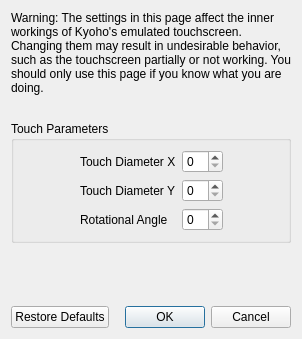
<?xml version="1.0" encoding="UTF-8"?>
<ui version="4.0">
 <class>ConfigureTouchscreenAdvanced</class>
 <widget class="QDialog" name="ConfigureTouchscreenAdvanced">
  <property name="geometry">
   <rect>
    <x>0</x>
    <y>0</y>
    <width>298</width>
    <height>339</height>
   </rect>
  </property>
  <property name="windowTitle">
   <string>Configure Touchscreen</string>
  </property>
  <layout class="QVBoxLayout" name="verticalLayout">
   <item>
    <widget class="QLabel" name="label_2">
     <property name="minimumSize">
      <size>
       <width>280</width>
       <height>0</height>
      </size>
     </property>
     <property name="text">
      <string>Warning: The settings in this page affect the inner workings of Kyoho's emulated touchscreen. Changing them may result in undesirable behavior, such as the touchscreen partially or not working. You should only use this page if you know what you are doing.</string>
     </property>
     <property name="wordWrap">
      <bool>true</bool>
     </property>
    </widget>
   </item>
   <item>
    <spacer name="verticalSpacer_2">
     <property name="orientation">
      <enum>Qt::Vertical</enum>
     </property>
     <property name="sizeType">
      <enum>QSizePolicy::Fixed</enum>
     </property>
     <property name="sizeHint" stdset="0">
      <size>
       <width>20</width>
       <height>20</height>
      </size>
     </property>
    </spacer>
   </item>
   <item>
    <widget class="QGroupBox" name="gridGroupBox">
     <property name="title">
      <string>Touch Parameters</string>
     </property>
     <layout class="QGridLayout" name="gridLayout">
      <item row="0" column="0">
       <spacer name="horizontalSpacer">
        <property name="orientation">
         <enum>Qt::Horizontal</enum>
        </property>
        <property name="sizeHint" stdset="0">
         <size>
          <width>40</width>
          <height>20</height>
         </size>
        </property>
       </spacer>
      </item>
      <item row="1" column="1">
       <widget class="QLabel" name="label_4">
        <property name="text">
         <string>Touch Diameter Y</string>
        </property>
       </widget>
      </item>
      <item row="0" column="3">
       <spacer name="horizontalSpacer_2">
        <property name="orientation">
         <enum>Qt::Horizontal</enum>
        </property>
        <property name="sizeHint" stdset="0">
         <size>
          <width>40</width>
          <height>20</height>
         </size>
        </property>
       </spacer>
      </item>
      <item row="0" column="1">
       <widget class="QLabel" name="label_3">
        <property name="text">
         <string>Touch Diameter X</string>
        </property>
       </widget>
      </item>
      <item row="2" column="1">
       <widget class="QLabel" name="label_5">
        <property name="text">
         <string>Rotational Angle</string>
        </property>
       </widget>
      </item>
      <item row="0" column="2">
       <widget class="QSpinBox" name="diameter_x_box"/>
      </item>
      <item row="1" column="2">
       <widget class="QSpinBox" name="diameter_y_box"/>
      </item>
      <item row="2" column="2">
       <widget class="QSpinBox" name="angle_box"/>
      </item>
     </layout>
    </widget>
   </item>
   <item>
    <spacer name="verticalSpacer">
     <property name="orientation">
      <enum>Qt::Vertical</enum>
     </property>
     <property name="sizeHint" stdset="0">
      <size>
       <width>20</width>
       <height>40</height>
      </size>
     </property>
    </spacer>
   </item>
   <item>
    <layout class="QHBoxLayout" name="horizontalLayout">
     <item>
      <widget class="QPushButton" name="restore_defaults_button">
       <property name="text">
        <string>Restore Defaults</string>
       </property>
      </widget>
     </item>
     <item>
      <widget class="QDialogButtonBox" name="buttonBox">
       <property name="standardButtons">
        <set>QDialogButtonBox::Cancel|QDialogButtonBox::Ok</set>
       </property>
      </widget>
     </item>
    </layout>
   </item>
  </layout>
 </widget>
 <resources/>
 <connections>
  <connection>
   <sender>buttonBox</sender>
   <signal>accepted()</signal>
   <receiver>ConfigureTouchscreenAdvanced</receiver>
   <slot>accept()</slot>
  </connection>
  <connection>
   <sender>buttonBox</sender>
   <signal>rejected()</signal>
   <receiver>ConfigureTouchscreenAdvanced</receiver>
   <slot>reject()</slot>
   </connection>
 </connections>
</ui>
